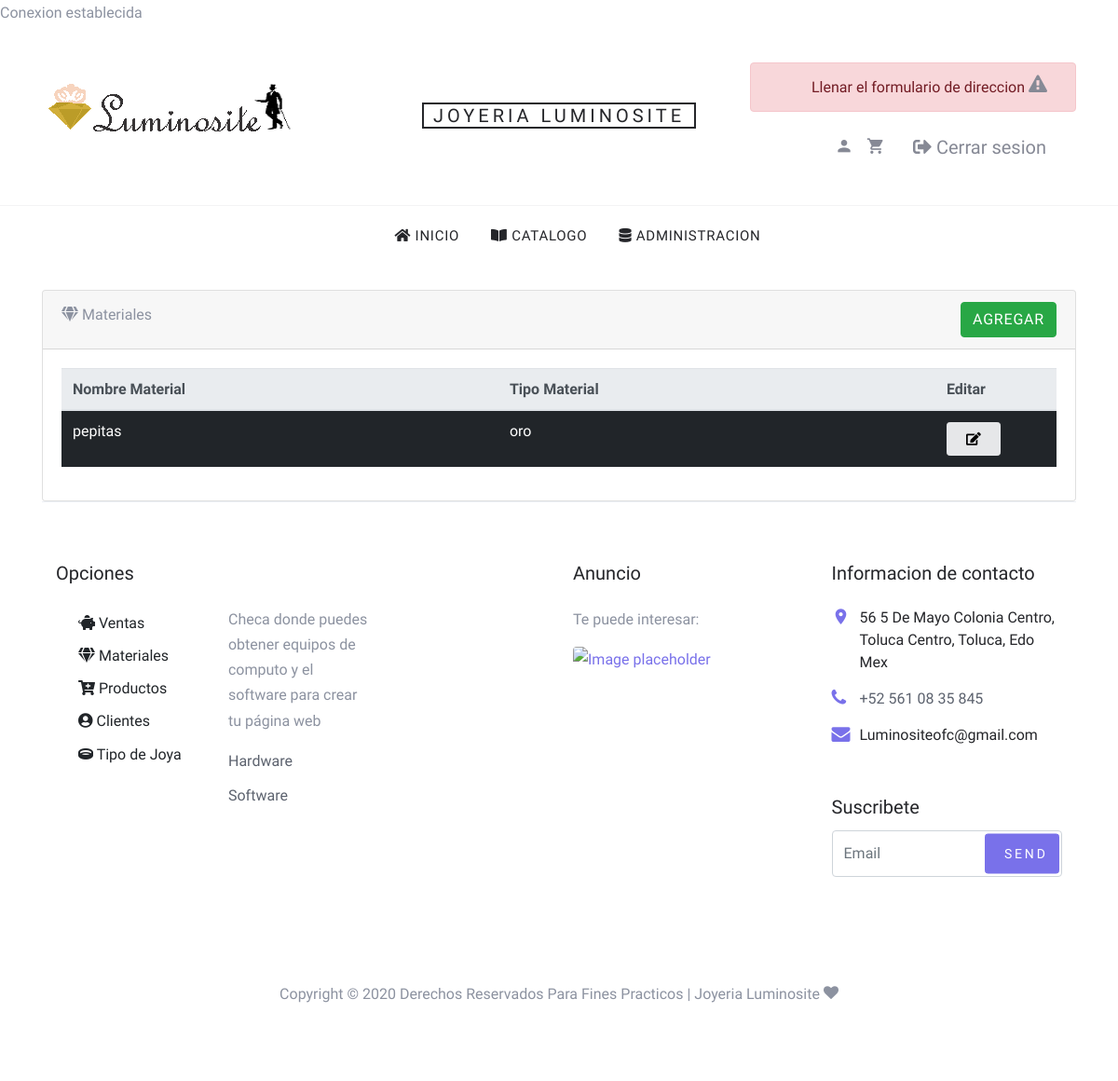
Page /materiales.php (signed in) on the earlier database version.
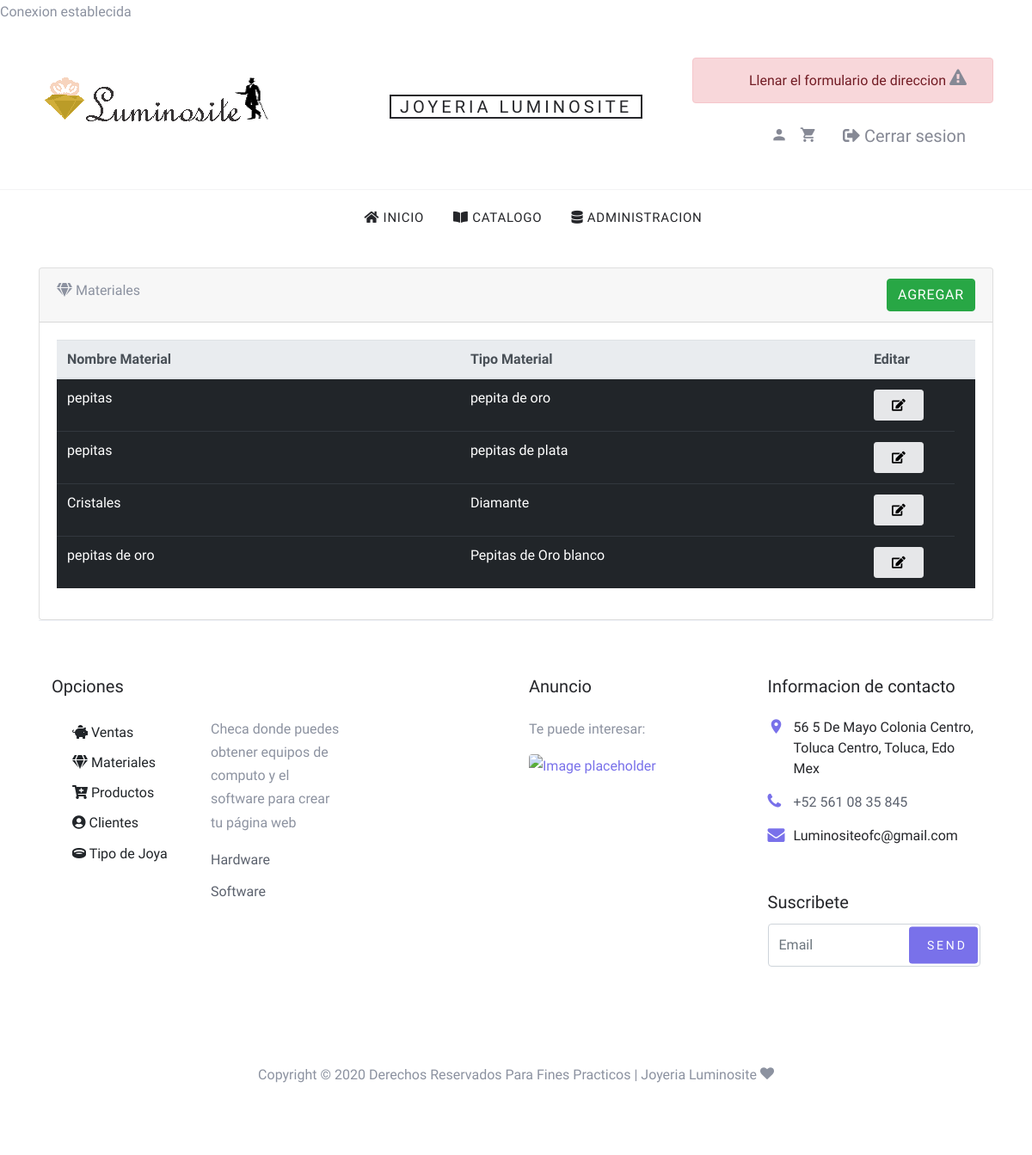
Same page on the later database version.
### tables this page shows
CREATE TABLE `materiales` (
  `id_material` int(10) unsigned NOT NULL AUTO_INCREMENT,
  `nombre` varchar(45) DEFAULT NULL,
  `tipo_material` varchar(45) DEFAULT NULL,
  PRIMARY KEY (`id_material`)
);

### materiales.php (the view, shortened to what this page needs)
<?php
require_once './conexion.php';
?>
<!DOCTYPE html>
<html lang="es-MX">
<head>
    <link rel="stylesheet" href="fonts/icomoon/style.css">
    <link rel="stylesheet" href="css/bootstrap.min.css">
    <link rel="stylesheet" href="css/magnific-popup.css">
    <link rel="stylesheet" href="css/jquery-ui.css">
    <link rel="stylesheet" href="css/owl.carousel.min.css">
    <link rel="stylesheet" href="css/owl.theme.default.min.css">
    <link rel="stylesheet" href="css/bootstrap.min.css">
    <link rel="stylesheet" href="css/all.min.css">
    <link rel="stylesheet" href="css/aos.css">
    <link rel="stylesheet" href="css/style.css">
</head>
<body>
<?php require_once('./menu.php'); ?>
    <div class="container mt-4">
        <div class="card">
            <div class="card-header">
            <i class="fa fa-gem"></i> Materiales
                <a href="materiales_formulario.php"class="btn btn-success float-right">Agregar</a>
            </div>
            <div class="card-body">
                <table class="table table-dark table table-hover">
                    <thead class="thead-light">
                        <tr>
                            <th style="width: 45%;" scope="col">Nombre Material</th>
                            <th style="width: 45%;" scope="col">Tipo Material</th>
                            <th style="width: 45%;" scope="col">Editar</th>
                            <th style="width: 90%;" scope="col">
                            </th>
                        </tr>
                    <tbody>
                        <?php
                        $sql = 'select id_material, nombre, tipo_material from materiales order by id_material asc';
                        foreach ($conexion->query($sql) as $registro) {
                            $registro['nombre'] = htmlentities($registro['nombre']);
                            $registro['tipo_material'] = htmlentities($registro['tipo_material']);
                        echo <<<fin
                        <tr>
                            <td scope="row">{$registro['nombre']}</td>
                            <td scope="row">{$registro['tipo_material']}</td>
                            <td>
                                <a class="btn btn-secondary btn-sm" href="materiales_editar.php?id={$registro['id_material']}"><i class="fa fa-edit"></i></a>
                            </td>
                        </tr>
fin;
                }
                        ?>
                    </tbody>
                </table>
            </div>
        </div>
        <?php include('./pie_pagina.php');?>
    </div>
</body>
</html>

Differences in the rows shown:
changed materiales: tipo_material "oro" → "pepita de oro"
added materiales: nombre "pepitas", tipo_material "pepitas de plata"
added materiales: nombre "Cristales", tipo_material "Diamante"
added materiales: nombre "pepitas de oro", tipo_material "Pepitas de Oro blanco"
